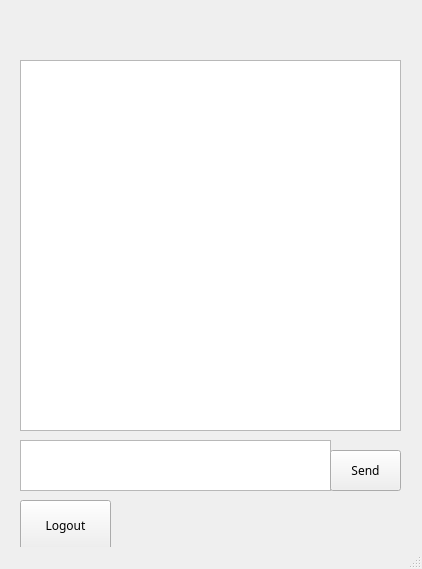
<?xml version="1.0" encoding="UTF-8"?>
<ui version="4.0">
 <class>MainWindow</class>
 <widget class="QMainWindow" name="MainWindow">
  <property name="geometry">
   <rect>
    <x>0</x>
    <y>0</y>
    <width>422</width>
    <height>569</height>
   </rect>
  </property>
  <property name="font">
   <font>
    <family>Optima</family>
   </font>
  </property>
  <property name="windowTitle">
   <string>Meowssenger</string>
  </property>
  <widget class="QWidget" name="centralwidget">
   <widget class="QTextBrowser" name="textBrowser">
    <property name="geometry">
     <rect>
      <x>20</x>
      <y>60</y>
      <width>381</width>
      <height>371</height>
     </rect>
    </property>
    <property name="autoFillBackground">
     <bool>false</bool>
    </property>
    <property name="styleSheet">
     <string notr="true">background-image: url(:/Users/elyneagapova/eclipse-workspace/Messenger/src/cat.png);</string>
    </property>
   </widget>
   <widget class="QTextEdit" name="textEdit">
    <property name="geometry">
     <rect>
      <x>20</x>
      <y>440</y>
      <width>311</width>
      <height>51</height>
     </rect>
    </property>
   </widget>
   <widget class="QPushButton" name="pushButton">
    <property name="geometry">
     <rect>
      <x>330</x>
      <y>450</y>
      <width>71</width>
      <height>41</height>
     </rect>
    </property>
    <property name="cursor">
     <cursorShape>OpenHandCursor</cursorShape>
    </property>
    <property name="text">
     <string>Send</string>
    </property>
   </widget>
   <widget class="QLabel" name="SayHello">
    <property name="geometry">
     <rect>
      <x>70</x>
      <y>10</y>
      <width>291</width>
      <height>41</height>
     </rect>
    </property>
    <property name="font">
     <font>
      <family>Yuppy SC</family>
      <pointsize>25</pointsize>
     </font>
    </property>
    <property name="text">
     <string/>
    </property>
   </widget>
   <widget class="QPushButton" name="logout">
    <property name="enabled">
     <bool>true</bool>
    </property>
    <property name="geometry">
     <rect>
      <x>20</x>
      <y>500</y>
      <width>91</width>
      <height>51</height>
     </rect>
    </property>
    <property name="font">
     <font>
      <family>Yuppy SC</family>
     </font>
    </property>
    <property name="text">
     <string>Logout</string>
    </property>
    <property name="icon">
     <iconset>
      <normaloff>../../../Downloads/hotpng.com-2.png</normaloff>../../../Downloads/hotpng.com-2.png</iconset>
    </property>
    <property name="iconSize">
     <size>
      <width>30</width>
      <height>30</height>
     </size>
    </property>
   </widget>
  </widget>
  <widget class="QStatusBar" name="statusbar"/>
 </widget>
 <resources/>
 <connections/>
</ui>
